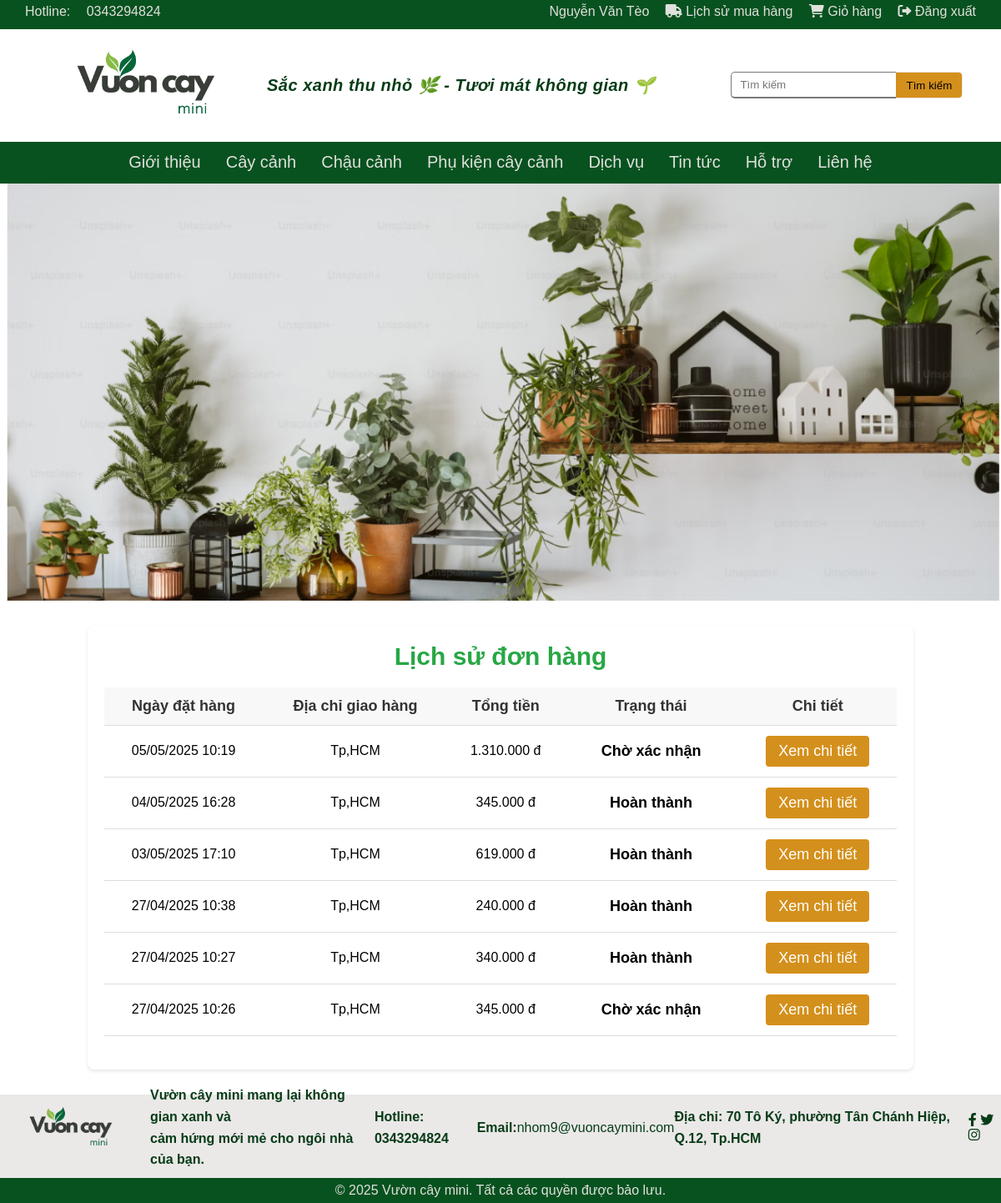
/order_history.php (signed in), run on the app's committed database.
### tables this page shows
CREATE TABLE `donhang` (
  `MaDonHang` int(11) NOT NULL,
  `idUser` int(11) DEFAULT NULL,
  `TenKhachHang` varchar(100) DEFAULT NULL,
  `Email` varchar(100) DEFAULT NULL,
  `SoDienThoai` varchar(15) DEFAULT NULL,
  `DiaChiGiaoHang` text NOT NULL,
  `TongTien` decimal(10,2) NOT NULL,
  `MaTrangThai` int(11) DEFAULT NULL,
  `GhiChu` text DEFAULT NULL,
  `NgayDatHang` timestamp NOT NULL DEFAULT current_timestamp()
);

CREATE TABLE `trangthaidonhang` (
  `MaTrangThai` int(11) NOT NULL,
  `TenTrangThai` varchar(50) NOT NULL,
  `MoTa` text DEFAULT NULL,
  `TrangThai` tinyint(1) DEFAULT 1
);

### public/order_history.php (the view, shortened to what this page needs)
<?php
require_once '../includes/header.php';
$user_id = $_SESSION['user_id'];
$stmt_orders = $pdo->prepare("SELECT d.MaDonHang, d.TongTien, d.NgayDatHang, d.DiaChiGiaoHang, t.TenTrangThai
                              FROM donhang d
                              JOIN trangthaidonhang t ON d.MaTrangThai = t.MaTrangThai
                              WHERE d.idUser = ?
                              ORDER BY d.NgayDatHang DESC");
$stmt_orders->execute([$user_id]);
$orders = $stmt_orders->fetchAll(PDO::FETCH_ASSOC);
?>
<div id="content">
    <div class="order-history-section">
        <h2>Lịch sử đơn hàng</h2>
        <?php if (empty($orders)): ?>
            <p>Bạn chưa có đơn hàng nào. <a href="index.php">Mua sắm ngay</a></p>
        <?php else: ?>
            <table class="order-history-table">
                <thead>
                    <tr>
                        <th>Ngày đặt hàng</th>
                        <th>Địa chỉ giao hàng</th>
                        <th>Tổng tiền</th>
                        <th>Trạng thái</th>
                        <th>Chi tiết</th>
                    </tr>
                </thead>
                <tbody>
                    <?php foreach ($orders as $order): ?>
                        <tr>
                            <td><?php echo date('d/m/Y H:i', strtotime($order['NgayDatHang'])); ?></td>
                            <td><?php echo htmlspecialchars($order['DiaChiGiaoHang']); ?></td>
                            <td><?php echo number_format($order['TongTien'], 0, ',', '.') . ' đ'; ?></td>
                            <td>
                                <span class="order-status <?php echo strtolower(str_replace(' ', '-', $order['TenTrangThai'])); ?>">
                                    <?php echo htmlspecialchars($order['TenTrangThai']); ?>
                                </span>
                            </td>
                            <td>
                                <button class="view-details-btn" onclick="window.location.href='order_detail.php?id=<?php echo $order['MaDonHang']; ?>'">
                                    Xem chi tiết
                                </button>
                            </td>
                        </tr>
                    <?php endforeach; ?>
                </tbody>
            </table>
        <?php endif; ?>
    </div>
</div>
<?php require_once '../includes/footer.php'; ?>

### css/public.css (style rules this page uses)
* { margin: 0 auto; font-family: Arial, Helvetica, sans-serif; }
html { scroll-behavior: smooth; }
section, div[id] { scroll-margin-top: 120px; }
#content { display: flex; width: 100%; max-width: 1210px; margin: 30px auto; }
.order-history-section, .order-detail-section { padding: 20px; border-radius: 8px; box-shadow: 0 2px 4px rgba(0, 0, 0, 0.1); max-width: 1200px; margin: 0 auto; background-color: #fff; min-width: 950px; }
.order-history-section h2, .order-detail-section h2 { text-align: center; margin-bottom: 20px; color: #28a745; font-size: 30px; font-weight: bold; }
.order-history-table, .order-detail-table { width: 100%; border-collapse: collapse; margin-bottom: 20px; }
.order-history-table th, .order-history-table td, .order-detail-table th, .order-detail-table td { padding: 12px; text-align: center; border-bottom: 1px solid #ddd; }
.order-history-table th { background-color: #f8f8f8; }
.order-history-table th, .order-detail-table th { font-weight: bold; color: #333; font-size: 18px; }
.order-status { padding: 5px 10px; border-radius: 4px; font-size: 18px; font-weight: bold; }
.view-details-btn { background-color: #d4901c; color: white; border: none; padding: 8px 15px; border-radius: 4px; cursor: pointer; font-size: 18px; transition: background-color 0.3s; }

### data on the page
donhang: NgayDatHang "05/05/2025 10:19", DiaChiGiaoHang "Tp,HCM", TongTien "1.310.000", MaTrangThai.TenTrangThai "Chờ xác nhận"
donhang: NgayDatHang "04/05/2025 16:28", DiaChiGiaoHang "Tp,HCM", TongTien "345.000", MaTrangThai.TenTrangThai "Hoàn thành"
donhang: NgayDatHang "03/05/2025 17:10", DiaChiGiaoHang "Tp,HCM", TongTien "619.000", MaTrangThai.TenTrangThai "Hoàn thành"
donhang: NgayDatHang "27/04/2025 10:38", DiaChiGiaoHang "Tp,HCM", TongTien "240.000", MaTrangThai.TenTrangThai "Hoàn thành"
donhang: NgayDatHang "27/04/2025 10:27", DiaChiGiaoHang "Tp,HCM", TongTien "340.000", MaTrangThai.TenTrangThai "Hoàn thành"
donhang: NgayDatHang "27/04/2025 10:26", DiaChiGiaoHang "Tp,HCM", TongTien "345.000", MaTrangThai.TenTrangThai "Chờ xác nhận"

### other printed values
$_SESSION['hoten'] "Nguyễn Văn Tèo"
